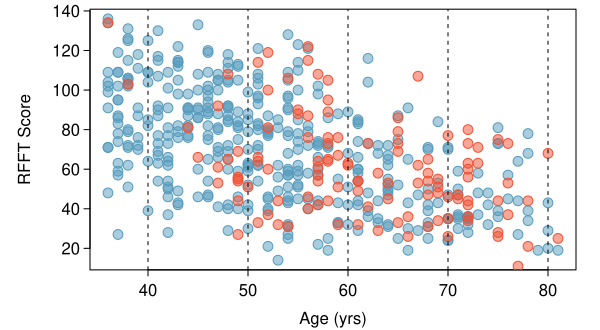

This figure's R source:
library(openintro)
library(oibiostat)
data(prevend.samp)
data(COL)

statin.use = (prevend.samp$Statin == 1)

myPDF("prevendAgeRFFTConfounderPlot.pdf",
      6,
      3.3,
      mar = c(3, 4.5, 0.5, 1.2),
      mgp = c(2.8, 0.5, 0))
plot(prevend.samp$Age[statin.use == FALSE],
     prevend.samp$RFFT[statin.use == FALSE],
     pch = 21,
     cex = 1.3,
     bg = COL[1, 3],
     col = COL[1],
     xlab = "",
     ylab = "RFFT Score")
points(prevend.samp$Age[statin.use == TRUE],
     prevend.samp$RFFT[statin.use == TRUE],
     pch = 21,
     cex = 1.3,
     bg = COL[4, 3],
     col = COL[4])
mtext("Age (yrs)", 1, 1.9)

abline(v = 40, lty = 2)
abline(v = 50, lty = 2)
abline(v = 60, lty = 2)
abline(v = 70, lty = 2)
abline(v = 80, lty = 2)

dev.off()
